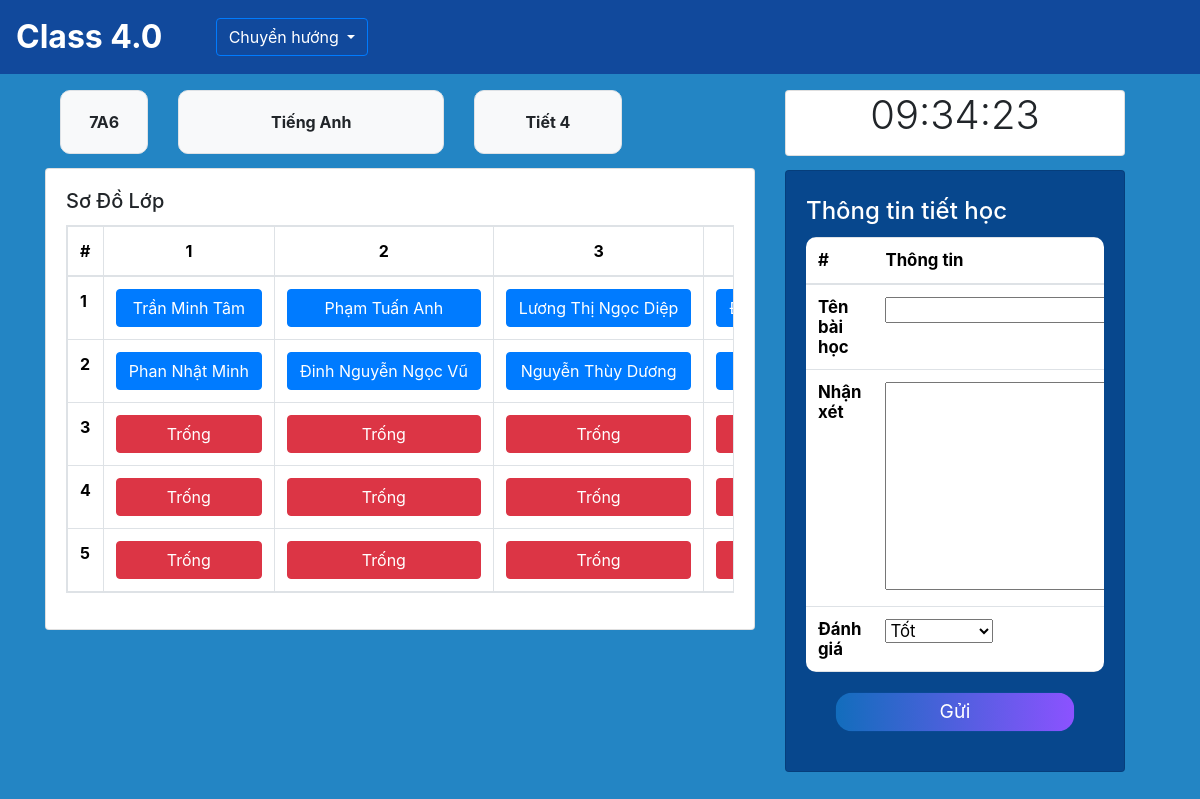
Page /home/7A6/ on the committed database.
### SM/models.py (models this page shows, shortened)
class Classroom(models.Model):
    name = models.CharField(primary_key=True,max_length=10)
    manager = models.ForeignKey('app_User.Teacher', on_delete=models.CASCADE,related_name='classroom') # 1 lớp chỉ có 1 giáo viên và ngược lại

class Schedule(models.Model):
    DAY_CHOICES = (
        (0, 'Monday'),
        (1, 'Tuesday'),
        (2, 'Wednesday'),
        (3, 'Thursday'),
        (4, 'Friday'),
        (5, 'Saturday'),
        (6, 'Sunday'),
    )
    classroom = models.ForeignKey(Classroom, on_delete=models.CASCADE, related_name='timetable')
    dayofweek = models.IntegerField(choices=DAY_CHOICES)
    period = models.ForeignKey(LessonTime, on_delete=models.CASCADE)
    subject = models.ForeignKey(Subject, on_delete=models.CASCADE,default="Trống")
    class Meta:
        unique_together = ['classroom', 'dayofweek', 'period']

class Subject (models.Model):
    id = models.CharField(primary_key=True, max_length = 10)
    name = models.CharField(max_length = 100,blank=False, null=False) # cần đảm bảo bắt buôc phải có

class LessonTime(models.Model):
    period = models.CharField(max_length=10, unique=True)
    start_time = models.TimeField()
    end_time = models.TimeField()

class Student(models.Model):
    id = models.IntegerField(primary_key=True)
    name = models.CharField(max_length=100,blank=False, null=False)
    classroom = models.ForeignKey(Classroom, on_delete=models.CASCADE, related_name='student') # cho phép classroom truy vấn được các student của mình

### CM/models.py (models this page shows, shortened)
class Seat(models.Model):
    classroom = models.ForeignKey(Classroom, on_delete=models.CASCADE, related_name='seats')
    student = models.ForeignKey(Student, on_delete=models.SET_NULL, null=True, blank=True,related_name='seat')
    row = models.PositiveIntegerField()
    column = models.PositiveIntegerField()
    class Meta:
        unique_together = [['classroom', 'row', 'column']]

### CM/views.py (the view)
# urls.py: path('<str:classroom>/', views.classroom, name= 'classroom'),
def classroom(request, classroom):
    classroom = get_object_or_404(Classroom, name=classroom) # đưa vào add lesson
    seats = classroom.seats.all().order_by('row', 'column') # đưa vào add lesson
    now_schedule = get_nowschedule(classroom=classroom)
    now = datetime.now()
    day_number = datetime.now().weekday()
    day_name = day_names[day_number]
    teacher = teacher = request.user
    if request.method == 'POST':
        form_addlesson = LessonForm(request.POST, teacher=teacher)
        if form_addlesson.is_valid():
            if now_schedule:
                lesson = form_addlesson.save(commit=False)
                lesson.classroom = classroom
                lesson.subject = now_schedule.subject
                lesson.save()
                messages.success(request, 'Thành công!')
                return HttpResponseRedirect(request.path_info)
            else:
                messages.error(request, 'Hiện không trong giờ dạy')
                return HttpResponseRedirect(request.path_info)
    else:
        form_addlesson = LessonForm(teacher=teacher)
    context = {
        'rows': range(1, 6),
        'columns': range(1, 9),
        'classroom': classroom,
        'seats':seats,
        'now':now,
        'now_schedule':now_schedule,
        'day_of_week':day_name,
        'form_addlesson': form_addlesson,
    }
    return render(request, 'classroom.html', context)

### CM/forms.py (shortened to what this page needs)
class LessonForm(forms.ModelForm):
    class Meta:
        model = Lessons
        fields = ['name', 'comment', 'grade']
    def __init__(self, *args, **kwargs):
        self.teacher = kwargs.pop('teacher', None)
        super(LessonForm, self).__init__(*args, **kwargs)

### CM/views.py (called while the page is built)
def get_nowschedule(classroom):
    dayofweek = datetime.now().weekday()
    now = datetime.now()
    period = LessonTime.objects.filter(start_time__lte=now, end_time__gte=now).first()
    schedule = Schedule.objects.filter(classroom=classroom,dayofweek=dayofweek, period=period).first()
    if schedule:
        return schedule
    else:
        return None

### CM/templates/classroom.html (shortened to what this page needs)
{% extends "base.html" %}
{% load static %}
{% block Nav %}
<div class="dropdown">
    <button type="button" class="btn btn-outline-primary text-white dropdown-toggle" data-bs-toggle="dropdown">
        Chuyển hướng
    </button>
</div>
{% endblock Nav %}
{% block content %}
  <div class="container-fluid" style="margin-top: 5%; ">
    <div class="container-fluid row">
      <div class="col-8">
        <div style="  margin-bottom: 10px" class="row">
          <div class="container" style="margin-top: 10px">
            <div class="row">
              <div class="col">
                <div class="container overflow-hidden">
                  <div class="row">
                    <div class="col-2">
                      <div class="p-3 border bg-light text-center d-flex align-items-center justify-content-center font-weight-bold" style="border-radius: 10px; height: 4rem">{{ classroom.name }}</div>
                    </div>
                    <div class="col-5">
                      <div class="p-3 border bg-light text-center d-flex align-items-center justify-content-center font-weight-bold" style="border-radius: 10px; height: 4rem">{{now_schedule.subject.name}}</div>
                    </div>
                    <div class="col-3">
                        <div class="p-3 border bg-light text-center d-flex align-items-center justify-content-center font-weight-bold" style="border-radius: 10px; height: 4rem">Tiết {{now_schedule.period.period}}</div>
                      </div>
                  </div>
                </div>
              </div>
            </div>
          </div>
        </div>
        <div class="card" style="margin-top: 2%; margin-bottom: 1%">
          <div class="card-body">
            <h5 class="card-title">Sơ Đồ Lớp</h5>
            <div style="margin-top: 2% margin-bottom: 2%">
              <table class="table table-bordered table-responsive">
                <thead>
                    <tr>
                        <th>#</th>
                        {% for column in columns %}
                        <th class="text-center">{{ column }}</th>
                        {% endfor %}
                    </tr>
                </thead>
                <tbody>
                    {% for row in rows %}
                    <tr>
                        <th>{{ row }}</th>
                        {% for column in columns %}
                        <td>
                          {% for seat in seats %}
                              {% if seat.row == row and seat.column == column %}
                                  {% if not seat.student %}
                                    <div class="d-flex justify-content-center">
                                      <button class="btn btn-danger text-white" style="width:100%">Trống</button>
                                    </div>
                                  {% else %}
                                  <div class="d-flex justify-content-center">
                                    <a class="btn btn-primary text-white text-truncate" href="{% url 'details' classroom.name seat.student.id %}" style="width:100%">{{ seat.student.name }}</a>
                                  </div>
                                  {% endif %}
                              {% endif %}
                          {% endfor %}
                        </td>
                        {% endfor %}
                    </tr>
                    {% endfor %}
                </tbody>
            </table>
            </div>
          </div>
        </div>
      </div>
      <div class="col-4">
        <div class="card" style="margin-top: 10px">
          <div class="card-body d-flex justify-content-center align-items-center" style="height: 4rem">
            <p class="display-6" id="clock"></p>
          </div>
        </div>
        <div class="card display-5" style="margin-top: 4%;margin-bottom:5%; background-color: #07478D">
          <div class="card-body row" style="height: 5%">
            <div class="col-12">
              <form method="POST" style="margin-bottom: 5%">
                <h2 class="card-title text-white" style="margin-top: 2%;font-size:0.5em">Thông tin tiết học</h2>
                <table class="table table-responsive" method="post" style="font-size:0.35em; border-radius: 10px;">
                  <thead>
                    <tr>
                        <th scope="col">#</th>
                        <th scope="col">Thông tin</th>
                    </tr>
                  </thead>
                  <tbody>
                    <tr>
                        <th scope="row">Tên bài học</th>
                        <td>
                            {{form_addlesson.name }}
                        </td>
                    </tr>
                    <tr>
                      <th scope="row">Nhận xét</th>
                      <td>
                          {{form_addlesson.comment }}
                      </td>
                    </tr>
                    <tr>
                      <th scope="row">Đánh giá</th>
                      <td>
                          {{form_addlesson.grade }}
                      </td>
                    </tr>
                  </tbody>
                </table>
                <button type="submit" class="btn btn-primary" style="transform: scale(0.8); width:100%;margin-left: auto; margin-right: auto; display: block; font-size: 0.5em; border-radius: 20px; background-image: linear-gradient(to right, #126DBC, #8C52FF);border: none;">Gửi</button>
              </form>
            </div>
          </div>
        </div>
      </div>
    </div>
</div>
 {% endblock content %}

### templates/base.html (shortened to what this page needs)
{% load static %}
<!DOCTYPE html>
<html>
    <head>
        <link href="https://cdn.jsdelivr.net/npm/bootstrap@5.3.2/dist/css/bootstrap.min.css" rel="stylesheet">
        <link rel="stylesheet" href="https://cdn.jsdelivr.net/npm/bootstrap@4.3.1/dist/css/bootstrap.min.css">
    </head>
    <body style="background-color: #2385C4;">
        <nav class="navbar navbar-expand-lg navbar-dark fixed-top" style="background-color: #11499C">
              <div class="collapse navbar-collapse row" id="navbarTogglerDemo02">
                <div class="col-2">
                  <a class="navbar-brand font-weight-bold text-white" style="font-size: 2em" aria-current="page" style="font-size: 2em" href="/home"  title="Go Home" >Class 4.0</a>
                </div>
                <div class="col-4">
                  {% block Nav %}
                  {% endblock %}
                </div>
              </div>
        </nav>
      <div class="container-fluid" style="margin-top: 80px;margin-bottom: 80px">
        {% block content %}
        {% endblock content %}
      </div>
    </body>
</html>

### templates/base.html (style rules this page uses)
body { margin: 0; padding: 0; height: 100vh; width: 100vw; overflow-x: hidden; }

### rows in the picture
Classroom: name "7A6"
Schedule: subject.name "Tiếng Anh", period.period "4"
Seat: student.name "Trần Minh Tâm"
Seat: student.name "Phạm Tuấn Anh"
Seat: student.name "Lương Thị Ngọc Diệp"
Seat: student.name "Phan Nhật Minh"
Seat: student.name "Đinh Nguyễn Ngọc Vũ"
Seat: student.name "Nguyễn Thùy Dương"
Seat: row "Trống"
Seat: row "Trống"
Seat: row "Trống"
Seat: row "Trống"
Seat: row "Trống"
Seat: row "Trống"
Seat: row "Trống"
Seat: row "Trống"
Seat: row "Trống"

### other values in the picture
{{ column }} "1" "2" "3"
{{ row }} "1" "2" "3" "4" "5"
